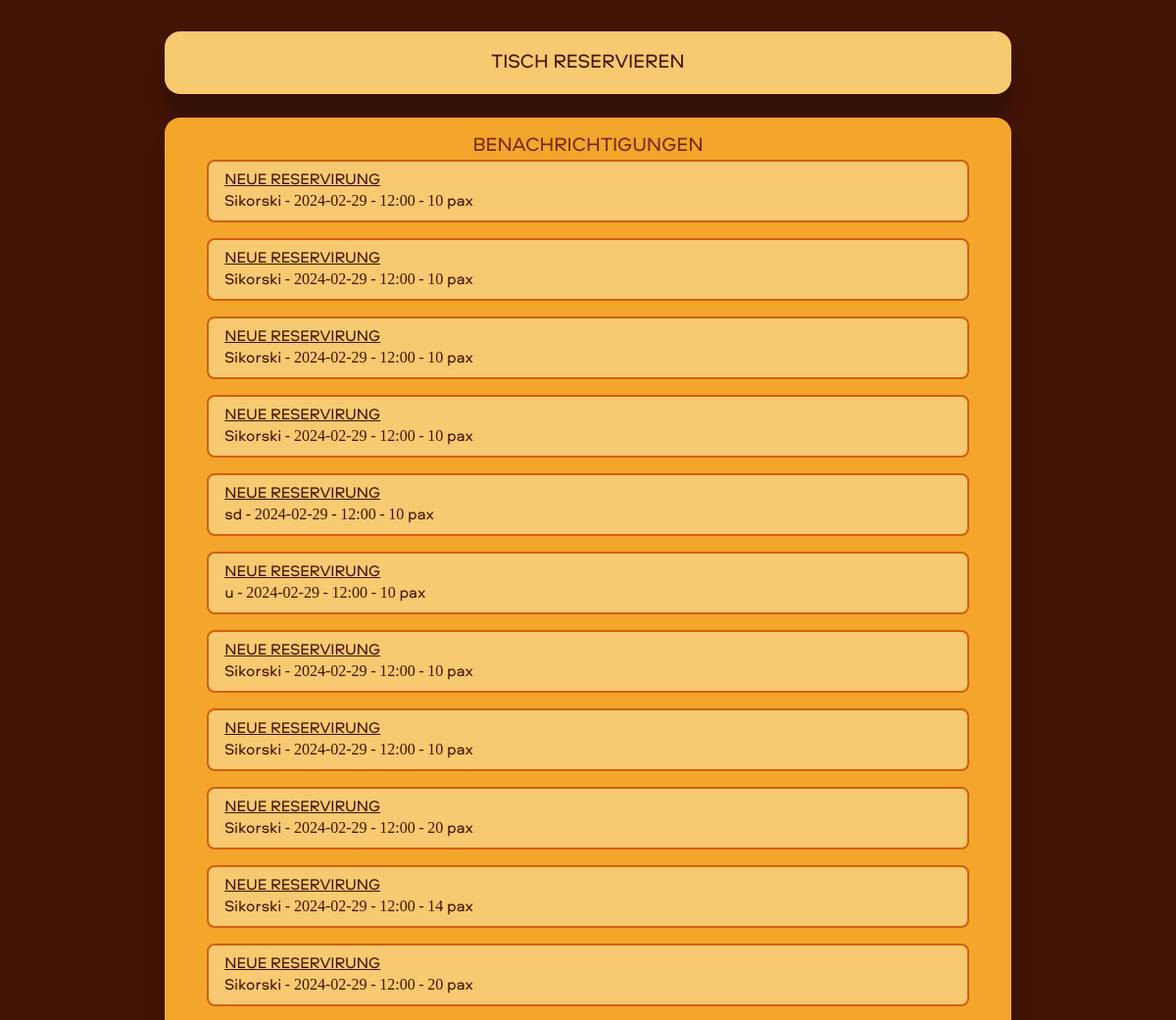
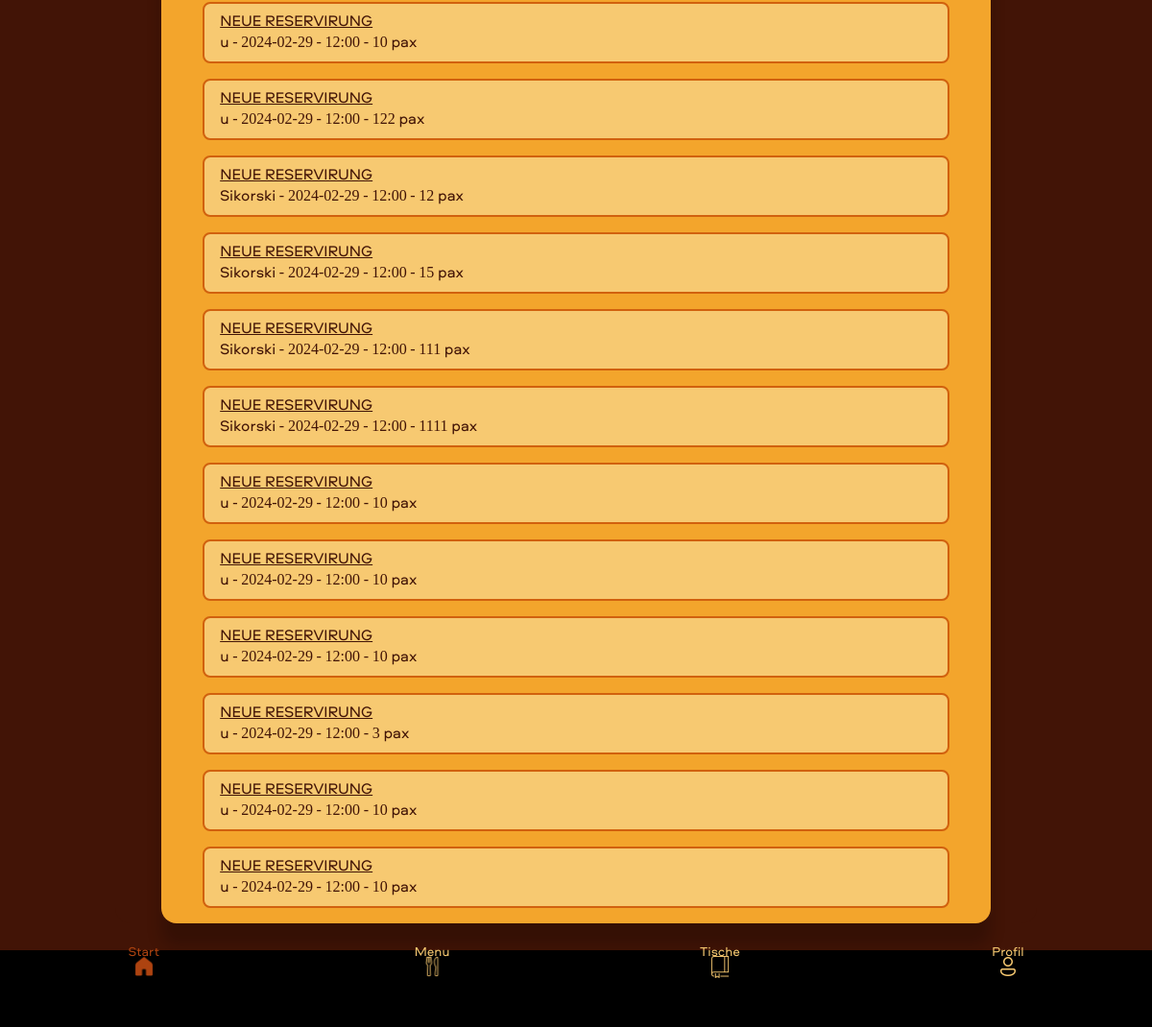
The page / (signed in) on the database its author committed (2 pictures, top to bottom).
### reservation_app/models.py (models this page shows, shortened)
class Notification(models.Model):
    user = models.ForeignKey(settings.AUTH_USER_MODEL, on_delete=models.CASCADE)
    title = models.TextField(default='')
    message = models.TextField(default='')
    timestamp = models.DateTimeField(auto_now_add=True)
    is_read = models.BooleanField(default=False)

### reservation_app/views.py (the view)
# urls.py: path('',views.home,name='home'),
def home(request):
    if request.user.is_authenticated:
        notifications = Notification.objects.filter(user=request.user, is_read=False)
        return render(request,"home.html",{'notifications': notifications})
    else:
        return render(request,"home.html",{'notifications': []})

### reservation_app/templates/home.html (shortened to what this page needs)
{% extends 'base.html' %}
{% block content %}
<div class="tables-container" style="min-height: 90vh;">
    <a href="{% url 'create_book' %}">
        <button class="std_button" style="height: 8vh; margin-top: 2vh;">Tisch reservieren</button>
    </a>
{% if user.is_authenticated %}
<div class="notifications" style="overflow-y: auto">
    <div class="title-text">
        <div class="title">Benachrichtigungen</div>
      </div>
{% if notifications %}
    <ul>
        {% for notification in notifications %}
        {% if notification.is_read == False %}
        <a href="{% url 'user_orders' %}?method=Show_Table&notification_id={{ notification.id }}">
            <button class="notification">
                <div class="title_not">
                {{ notification.title }}
            </div>
            <div class="message">
                {{ notification.message }}
            </div>
        </button></a>
        {% endif %}
        {% endfor %}
    </ul>
{% else %}
<div class="title-text">
    <div class="title" style="font-size: 2vh;padding-bottom: 2vh;">Sie haben keine Benachrichtigungen</div>
  </div>
{% endif %}
{% endif %}
</div>
</div><br><br><br><br>
</div>
 {% load static %}
      <a href="{% url 'home' %}">
        <button class="tabbar home">
            <img src="{% static 'icons/home_active.png' %}">
            <br>
            Start
        </button>
    </a>
    <a href="{% url 'menu' %}">
        <button class="tabbar menu">
            <img src="{% static 'icons/menu.png' %}" >
            <br>
            Menu
        </button>
    </a>
    <a href="{% url 'user_orders' %}">
        <button class="tabbar mybook">
            <img src="{% static 'icons/tables.png' %}">
            <br>
            Tische
        </button>
    </a>
    {% if user.is_authenticated %}
    <a href="{% url 'account' %}">
        <button class="tabbar login_user">
            <img src="{% static 'icons/account.png' %}">
            <br>
            Profil
        </button>
    </a>
    {% endif %}
{% endblock %}

### reservation_app/templates/home.html (style rules this page uses)
.home { color:var(--active_button) }

### rows shown on the page
Notification: title "NEUE RESERVIRUNG", message "Sikorski - 2024-02-29 - 12:00 - 10 pax"
Notification: title "NEUE RESERVIRUNG", message "Sikorski - 2024-02-29 - 12:00 - 10 pax"
Notification: title "NEUE RESERVIRUNG", message "Sikorski - 2024-02-29 - 12:00 - 10 pax"
Notification: title "NEUE RESERVIRUNG", message "Sikorski - 2024-02-29 - 12:00 - 10 pax"
Notification: title "NEUE RESERVIRUNG", message "sd - 2024-02-29 - 12:00 - 10 pax"
Notification: title "NEUE RESERVIRUNG", message "u - 2024-02-29 - 12:00 - 10 pax"
Notification: title "NEUE RESERVIRUNG", message "Sikorski - 2024-02-29 - 12:00 - 10 pax"
Notification: title "NEUE RESERVIRUNG", message "Sikorski - 2024-02-29 - 12:00 - 10 pax"
Notification: title "NEUE RESERVIRUNG", message "Sikorski - 2024-02-29 - 12:00 - 20 pax"
Notification: title "NEUE RESERVIRUNG", message "Sikorski - 2024-02-29 - 12:00 - 14 pax"
Notification: title "NEUE RESERVIRUNG", message "Sikorski - 2024-02-29 - 12:00 - 20 pax"
Notification: title "NEUE RESERVIRUNG", message "u - 2024-02-29 - 12:00 - 10 pax"
Notification: title "NEUE RESERVIRUNG", message "u - 2024-02-29 - 12:00 - 122 pax"
Notification: title "NEUE RESERVIRUNG", message "Sikorski - 2024-02-29 - 12:00 - 12 pax"
Notification: title "NEUE RESERVIRUNG", message "Sikorski - 2024-02-29 - 12:00 - 15 pax"
Notification: title "NEUE RESERVIRUNG", message "Sikorski - 2024-02-29 - 12:00 - 111 pax"
Notification: title "NEUE RESERVIRUNG", message "Sikorski - 2024-02-29 - 12:00 - 1111 pax"
Notification: title "NEUE RESERVIRUNG", message "u - 2024-02-29 - 12:00 - 10 pax"
Notification: title "NEUE RESERVIRUNG", message "u - 2024-02-29 - 12:00 - 10 pax"
Notification: title "NEUE RESERVIRUNG", message "u - 2024-02-29 - 12:00 - 10 pax"
Notification: title "NEUE RESERVIRUNG", message "u - 2024-02-29 - 12:00 - 3 pax"
Notification: title "NEUE RESERVIRUNG", message "u - 2024-02-29 - 12:00 - 10 pax"
Notification: title "NEUE RESERVIRUNG", message "u - 2024-02-29 - 12:00 - 10 pax"
